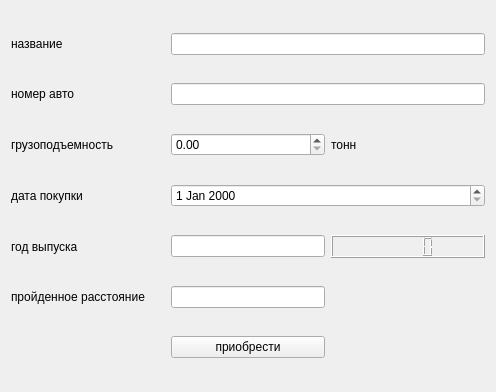
<?xml version="1.0" encoding="UTF-8"?>
<ui version="4.0">
 <class>texhica_widget</class>
 <widget class="QWidget" name="texhica_widget">
  <property name="geometry">
   <rect>
    <x>0</x>
    <y>0</y>
    <width>496</width>
    <height>392</height>
   </rect>
  </property>
  <property name="windowTitle">
   <string>покупка техники</string>
  </property>
  <layout class="QGridLayout" name="gridLayout">
   <item row="0" column="0">
    <widget class="QLabel" name="label_5">
     <property name="text">
      <string>название</string>
     </property>
    </widget>
   </item>
   <item row="0" column="1" colspan="2">
    <widget class="QLineEdit" name="lineEdit_technica_name"/>
   </item>
   <item row="1" column="0">
    <widget class="QLabel" name="label_3">
     <property name="text">
      <string>номер авто</string>
     </property>
    </widget>
   </item>
   <item row="1" column="1" colspan="2">
    <widget class="QLineEdit" name="lineEdit_technica_namber"/>
   </item>
   <item row="2" column="0">
    <widget class="QLabel" name="label_4">
     <property name="text">
      <string>грузоподъемность</string>
     </property>
    </widget>
   </item>
   <item row="3" column="0">
    <widget class="QLabel" name="label_6">
     <property name="text">
      <string>дата покупки</string>
     </property>
    </widget>
   </item>
   <item row="3" column="1" colspan="2">
    <widget class="QDateEdit" name="dateEdit_pokupka"/>
   </item>
   <item row="4" column="0">
    <widget class="QLabel" name="label_7">
     <property name="text">
      <string>год выпуска</string>
     </property>
    </widget>
   </item>
   <item row="5" column="0">
    <widget class="QLabel" name="label_8">
     <property name="text">
      <string>пройденное расстояние</string>
     </property>
    </widget>
   </item>
   <item row="6" column="0">
    <spacer name="horizontalSpacer">
     <property name="orientation">
      <enum>Qt::Horizontal</enum>
     </property>
     <property name="sizeHint" stdset="0">
      <size>
       <width>152</width>
       <height>20</height>
      </size>
     </property>
    </spacer>
   </item>
   <item row="6" column="1">
    <widget class="QPushButton" name="pButt_buy_technics">
     <property name="text">
      <string>приобрести</string>
     </property>
    </widget>
   </item>
   <item row="6" column="2">
    <spacer name="horizontalSpacer_2">
     <property name="orientation">
      <enum>Qt::Horizontal</enum>
     </property>
     <property name="sizeHint" stdset="0">
      <size>
       <width>152</width>
       <height>20</height>
      </size>
     </property>
    </spacer>
   </item>
   <item row="2" column="2">
    <widget class="QLabel" name="label">
     <property name="text">
      <string>тонн</string>
     </property>
    </widget>
   </item>
   <item row="2" column="1">
    <widget class="QDoubleSpinBox" name="doubleSpinBox_gruzop"/>
   </item>
   <item row="4" column="1">
    <widget class="QLineEdit" name="lineEdit_was_builded"/>
   </item>
   <item row="4" column="2">
    <widget class="QLCDNumber" name="lcdNumber_year_vip"/>
   </item>
   <item row="5" column="1">
    <widget class="QLineEdit" name="lineEdit_distance_rans"/>
   </item>
  </layout>
 </widget>
 <resources/>
 <connections/>
</ui>
